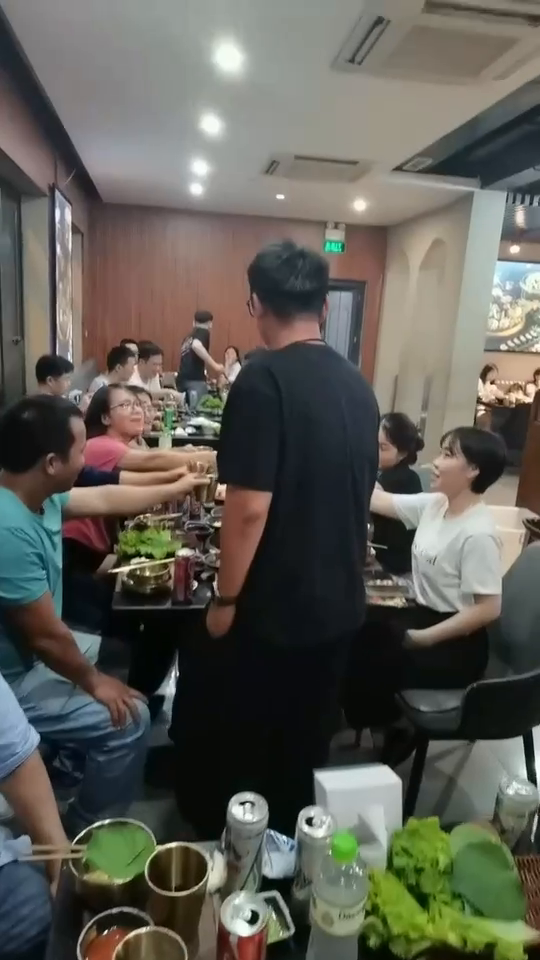
#> input picture frame 6 of JXSX_COD/python/OpenCV/video.mp4, 540 x 960 px
$ python 'OpenCV视频背景减除.py'
#> lines starting #> are read from the running program, lines starting #| are printed output that depends on the picture; after the words box and inside, x2 and y2 are one past the last pixel; in counts of white or black regions, pixels touching at a corner belong together
'''
背景减除（Background Subtraction）是一种常用的技术，用于从视频序列中提取前景对象。
背景减除的核心思想是通过建模背景，然后将当前帧与背景模型进行比较，从而分离出前景对象
背景减除是一种用于视频分析的技术，主要用于检测视频中的运动对象。其基本流程如下：
背景建模：通过分析视频序列中的多帧图像，建立一个背景模型。
前景检测：将当前帧与背景模型进行比较，找出与背景差异较大的区域，这些区域即为前景对象。
背景更新：随着时间的推移，背景可能会发生变化（如光照变化、背景物体的移动等），因此需要不断更新背景模型。
'''


'''
MOG 算法是一种基于高斯混合模型（Gaussian Mixture Model, GMM）的背景减除方法。其核心思想是使用多个高斯分布来建模背景中的像素值。每个像素的值被看作是一个随机变量，其分布由多个高斯分布组成。通过这种方式，MOG 能够处理背景中的复杂变化，如光照变化、阴影等。
算法步骤
初始化：为每个像素初始化多个高斯分布。
模型更新：对于每一帧图像，更新每个像素的高斯分布参数（均值、方差、权重）。
前景检测：将当前帧的像素值与背景模型中的高斯分布进行比较，如果像素值不在任何高斯分布的范围内，则将其标记为前景。
'''

'''
import cv2
# 创建 MOG 背景减除器
mog = cv2.bgsegm.createBackgroundSubtractorMOG()
# 读取视频
cap = cv2.VideoCapture('video.mp4')
while True:
    ret, frame = cap.read()
    if not ret:
        break
    # 应用背景减除
    fg_mask = mog.apply(frame)
    # 显示结果
    cv2.imshow('Frame', frame)
    cv2.imshow('FG Mask', fg_mask)
    if cv2.waitKey(30) & 0xFF == ord('q'):
        break
cap.release()
cv2.destroyAllWindows()
'''


'''
MOG2 是 MOG 的改进版本，主要区别在于它能够自动选择高斯分布的数量，并且能够更好地适应背景的变化。MOG2 通过动态调整高斯分布的数量和参数，能够更准确地建模背景，从而提高前景检测的准确性。
算法步骤
初始化：为每个像素初始化多个高斯分布。
模型更新：对于每一帧图像，更新每个像素的高斯分布参数，并根据需要增加或减少高斯分布的数量。
前景检测：将当前帧的像素值与背景模型中的高斯分布进行比较，如果像素值不在任何高斯分布的范围内，则将其标记为前景。
'''

'''
import cv2

# 创建 MOG2 背景减除器
mog2 = cv2.createBackgroundSubtractorMOG2()
# 读取视频
cap = cv2.VideoCapture('video.mp4')
while True:
    ret, frame = cap.read()
    if not ret:
        break
    # 应用背景减除
    fg_mask = mog2.apply(frame)
    # 显示结果
    cv2.imshow('Frame', frame)
    cv2.imshow('FG Mask', fg_mask)
    if cv2.waitKey(30) & 0xFF == ord('q'):
        break
cap.release()
cv2.destroyAllWindows()
'''


import cv2

# 读取视频
cap = cv2.VideoCapture("video.mp4")
# 创建 MOG2 背景减除器
fgbg = cv2.createBackgroundSubtractorMOG2()
while True:
    ret, frame = cap.read()
#> frame is the input picture: shape (960, 540, 3); mean B, G, R 84.5, 92.5, 93.4
    if not ret:
        break
    # 应用背景减除器
    fgmask = fgbg.apply(frame)
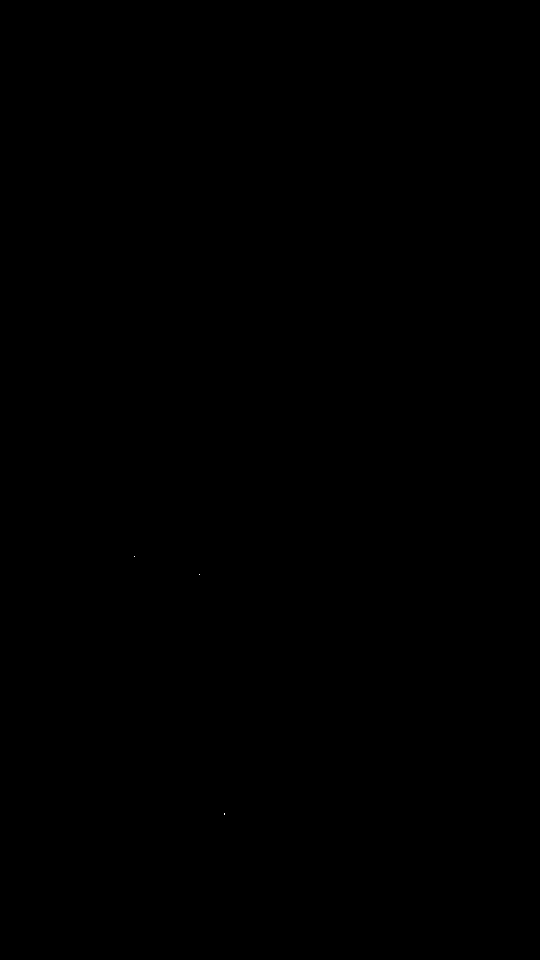
#> fgmask: shape (960, 540); values 127 (black) and 255 (white), 0% white in thin lines or dots, all inside (x1, y1, x2, y2) = (134, 556, 225, 815)
    # 显示结果
    cv2.imshow("MOG2 Background Subtraction", fgmask)
    # 按下 'q' 键退出
    if cv2.waitKey(30) & 0xFF == ord('q'):
#> (key q is pressed here)
        break
# 释放资源
cap.release()
cv2.destroyAllWindows()
